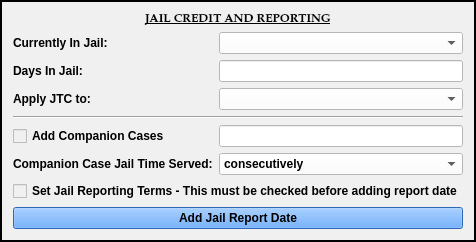
        <widget class="QFrame" name="jail_time_credit_frame">
         <property name="styleSheet">
          <string notr="true">background-color: rgb(240, 240, 240);
font: 75 9pt &quot;Palatino Linotype&quot;;
font-weight: bold;</string>
         </property>
         <property name="frameShape">
          <enum>QFrame::Box</enum>
         </property>
         <property name="frameShadow">
          <enum>QFrame::Plain</enum>
         </property>
         <property name="lineWidth">
          <number>2</number>
         </property>
         <layout class="QGridLayout" name="gridLayout_6" columnstretch="2,3">
          <item row="11" column="0">
           <widget class="QLabel" name="companion_cases_sentence_label">
            <property name="text">
             <string>Companion Case Jail Time Served:</string>
            </property>
           </widget>
          </item>
          <item row="11" column="1">
           <widget class="NoScrollComboBox" name="companion_cases_sentence_box">
            <property name="styleSheet">
             <string notr="true">background-color: rgb(255, 255, 255);</string>
            </property>
            <item>
             <property name="text">
              <string>consecutively</string>
             </property>
            </item>
            <item>
             <property name="text">
              <string>concurrently</string>
             </property>
            </item>
           </widget>
          </item>
          <item row="6" column="1">
           <widget class="NoScrollComboBox" name="jail_time_credit_apply_box">
            <property name="focusPolicy">
             <enum>Qt::StrongFocus</enum>
            </property>
            <property name="styleSheet">
             <string notr="true">background-color: rgb(255, 255, 255);</string>
            </property>
            <item>
             <property name="text">
              <string/>
             </property>
            </item>
            <item>
             <property name="text">
              <string>Costs and Fines</string>
             </property>
            </item>
            <item>
             <property name="text">
              <string>Sentence</string>
             </property>
            </item>
           </widget>
          </item>
          <item row="0" column="0" colspan="2">
           <widget class="QLabel" name="jail_time_credit_label">
            <property name="maximumSize">
             <size>
              <width>16777215</width>
              <height>50</height>
             </size>
            </property>
            <property name="font">
             <font>
              <family>Palatino Linotype</family>
              <pointsize>9</pointsize>
              <weight>75</weight>
              <italic>false</italic>
              <bold>true</bold>
              <underline>true</underline>
             </font>
            </property>
            <property name="text">
             <string>JAIL CREDIT AND REPORTING</string>
            </property>
            <property name="alignment">
             <set>Qt::AlignCenter</set>
            </property>
           </widget>
          </item>
          <item row="4" column="0">
           <widget class="QLabel" name="label_6">
            <property name="text">
             <string>Currently In Jail:</string>
            </property>
           </widget>
          </item>
          <item row="6" column="0">
           <widget class="QLabel" name="label_16">
            <property name="text">
             <string>Apply JTC to:</string>
            </property>
           </widget>
          </item>
          <item row="4" column="1">
           <widget class="NoScrollComboBox" name="in_jail_box">
            <property name="focusPolicy">
             <enum>Qt::StrongFocus</enum>
            </property>
            <property name="styleSheet">
             <string notr="true">background-color: rgb(255, 255, 255);</string>
            </property>
            <item>
             <property name="text">
              <string/>
             </property>
            </item>
            <item>
             <property name="text">
              <string>Yes</string>
             </property>
            </item>
            <item>
             <property name="text">
              <string>No</string>
             </property>
            </item>
           </widget>
          </item>
          <item row="5" column="1">
           <widget class="QLineEdit" name="jail_time_credit_box">
            <property name="styleSheet">
             <string notr="true">background-color: rgb(255, 255, 255);</string>
            </property>
           </widget>
          </item>
          <item row="5" column="0">
           <widget class="QLabel" name="label_13">
            <property name="text">
             <string>Days In Jail:</string>
            </property>
           </widget>
          </item>
          <item row="8" column="1">
           <widget class="QLineEdit" name="companion_cases_box">
            <property name="styleSheet">
             <string notr="true">background-color: rgb(255, 255, 255);</string>
            </property>
           </widget>
          </item>
          <item row="8" column="0">
           <widget class="QCheckBox" name="add_companion_cases_checkBox">
            <property name="text">
             <string>Add Companion Cases</string>
            </property>
           </widget>
          </item>
          <item row="13" column="0" colspan="2">
           <widget class="QPushButton" name="add_jail_report_Button">
            <property name="styleSheet">
             <string notr="true">background-color: rgb(62, 146, 255)</string>
            </property>
            <property name="text">
             <string>Add Jail Report Date</string>
            </property>
           </widget>
          </item>
          <item row="7" column="0" colspan="2">
           <widget class="Line" name="line_3">
            <property name="orientation">
             <enum>Qt::Horizontal</enum>
            </property>
           </widget>
          </item>
          <item row="12" column="0" colspan="2">
           <widget class="QCheckBox" name="jail_checkBox">
            <property name="text">
             <string>Set Jail Reporting Terms - This must be checked before adding report date</string>
            </property>
           </widget>
          </item>
         </layout>
        </widget>
